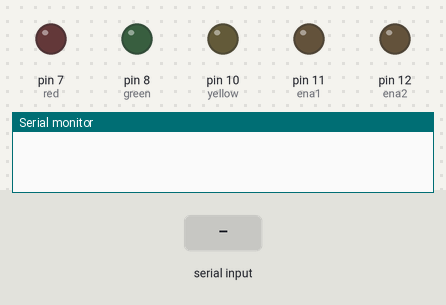
This sketch was run on a simulated Arduino Uno, built with avr-gcc and run on an emulated ATmega328P. Parts: output pins drawn as LEDs (lit = HIGH), the last lines printed to the serial monitor. Inputs (shaded band) come from the test bench.

Above: at 1.2 s.
1.3 s: "a" received over Serial
At 1.7 s:
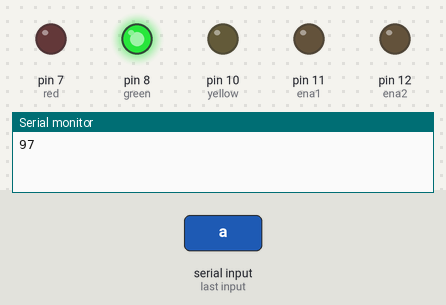
2.8 s: "c" received over Serial
At 4.0 s:
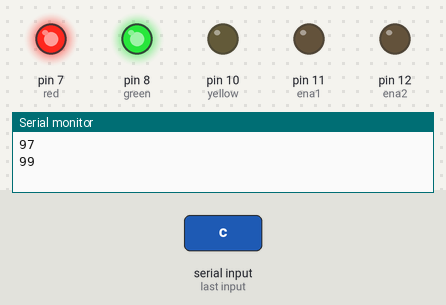
4.3 s: "b" received over Serial
At 5.2 s:
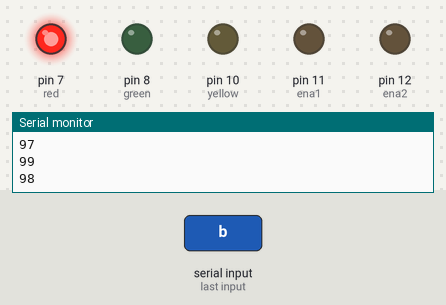
5.8 s: "e" received over Serial
At 6.4 s:
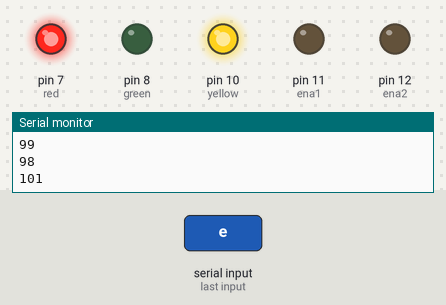
7.3 s: "d" received over Serial
At 8.5 s:
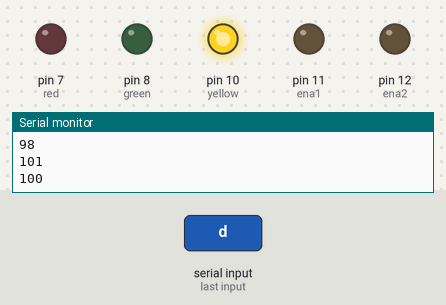
8.8 s: "f" received over Serial
At 9.8 s:
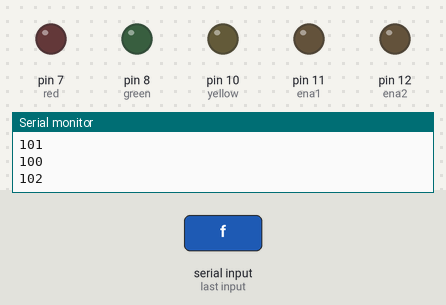
Timing chart, 0 to 11.3 s (numbered marks = the images above; inputs shaded):
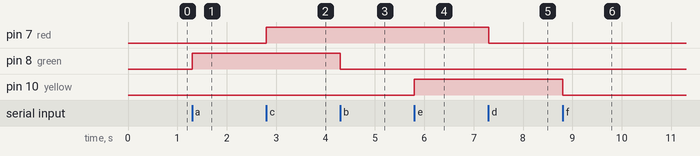

The sketch:

Blutooth_LED_SENSOR.ino
```cpp
int green = 8;
int red = 7;
int yellow = 10;
int ena1 = 11;
int ena2 = 12;
int fanspeed = 0;
int ena = 9;
int data;
//int received;


void setup() {
  Serial.begin(9600);
  pinMode(red, OUTPUT);
  pinMode(yellow, OUTPUT);
  pinMode(green, OUTPUT);
  pinMode(ena1, OUTPUT);
  pinMode(ena2, OUTPUT);
  // digitalWrite(driver1, HIGH);
}

void loop() {
  while (Serial.available() > 0) {
    data = Serial.read();
    Serial.println(data);

    if (data == 'a') {
      digitalWrite(green, HIGH);
    }
    if (data == 'b') {
      digitalWrite(green, LOW);
    }
    if (data == 'c') {
      digitalWrite(red, HIGH);
    }
    if (data == 'd') {
      digitalWrite(red, LOW);
    }
    if (data == 'e') {
      digitalWrite(yellow, HIGH);
    }
    if (data == 'f') {
      digitalWrite(yellow, LOW);
    }

    if (data > '0' && data <= '9') {
//      fanspeed = (data );
//      Serial.println(fanspeed);
      //      analogWrite(ena, fanspeed);
      //      digitalWrite(ena1, HIGH);
    }
    //    if (data == '7') {
    //      digitalWrite(ena1, LOW);
    //
    //    }
    analogWrite(ena1, fanspeed);
  }
}
```

Measured:
- after the input at 1.3 s, pin 8 (green): LOW → HIGH at once
- after the input at 2.8 s, pin 7 (red): LOW → HIGH at once
- after the input at 4.3 s, pin 8 (green): HIGH → LOW at once
- after the input at 5.8 s, pin 10 (yellow): LOW → HIGH at once
- after the input at 7.3 s, pin 7 (red): HIGH → LOW at once
- after the input at 8.8 s, pin 10 (yellow): HIGH → LOW at once
